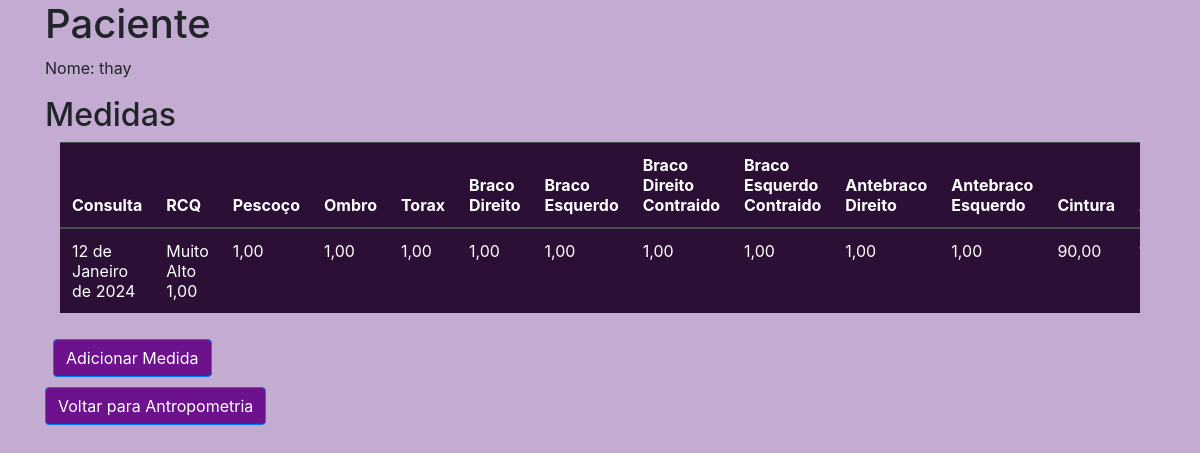
Before: /circuferencias/3 with the older database file.
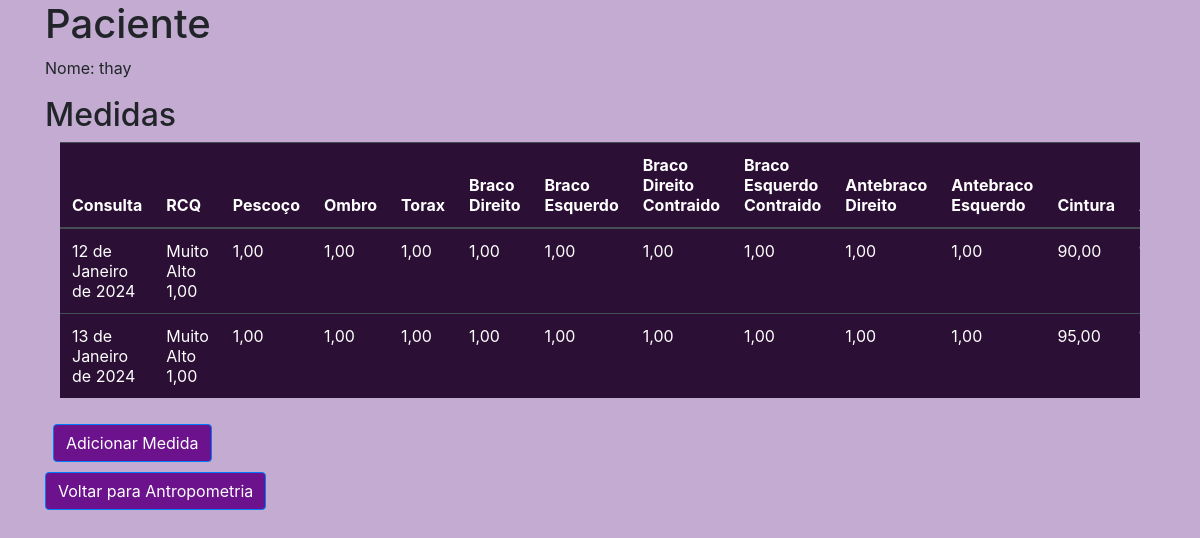
After: the same page with the newer database file.
### plano/models.py (models this page shows, shortened)
class Base(models.Model):
    criado = models.DateField('Criação', auto_now_add=True)
    modificado = models.DateField('Atualização', auto_now=True)
    ativo = models.BooleanField('Ativo?', default=True )
    class Meta:
        abstract = True

class Paciente(Base):
    nome = models.CharField('nome', max_length=100)
    telefone = models.CharField('Telefone', max_length=20)
    email = models.EmailField('E-mail')
    nascimento = models.DateField('Data de Nascimento')
    genero = models.CharField('Genero', max_length=100)

class Circuferencias(Base):
    nome = models.ForeignKey(Paciente, on_delete=models.CASCADE)
    pescoco = models.DecimalField('Pescoço', max_digits=15, decimal_places=2)
    ombro = models.DecimalField('Ombro', max_digits=15, decimal_places=2)
    torax = models.DecimalField('Torax', max_digits=15, decimal_places=2)
    bracodireito = models.DecimalField('Braçodireito', max_digits=15, decimal_places=2)
    bracoesquerdo = models.DecimalField('Braçoesquerdo', max_digits=15, decimal_places=2)
    bracodireitocontraido = models.DecimalField('Braçodireitocontraido', max_digits=15, decimal_places=2)
    bracoesquerdocontraido = models.DecimalField('Braçoesquerdocontraido', max_digits=15, decimal_places=2)
    antebracodireito = models.DecimalField('Antebraçodireito', max_digits=15, decimal_places=2)
    antebracoesquerdo = models.DecimalField('Antebraçoesquerdo', max_digits=15, decimal_places=2)
    cintura = models.DecimalField('Cintura', max_digits=15, decimal_places=2)
    abdome = models.DecimalField('Abdome', max_digits=15, decimal_places=2)
    quadril = models.DecimalField('Quadril', max_digits=15, decimal_places=2)
    coxadistaldireita = models.DecimalField('Coxadistaldireita', max_digits=15, decimal_places=2)
    coxadistalesquerda = models.DecimalField('Coxadistalesquerda ', max_digits=15, decimal_places=2)
    coxamedialdireita = models.DecimalField('Coxamedialdireita', max_digits=15, decimal_places=2)
    coxamedialesquerda = models.DecimalField('Coxamedialesquerda', max_digits=15, decimal_places=2)
    coxaproximaldireita = models.DecimalField('Coxaproximaldireita', max_digits=15, decimal_places=2)
    coxaproximalesquerda = models.DecimalField('Coxaproximalesquerda', max_digits=15, decimal_places=2)
    panturrilhadireita = models.DecimalField('Panturrilhadireita', max_digits=15, decimal_places=2)
    panturrilhaesquerda = models.DecimalField('Panturrilhaesquerda', max_digits=15, decimal_places=2)
    classificacao = models.CharField('Classificação', max_length=20)
    rcq = models.DecimalField('Rcq', max_digits=15, decimal_places=2)

### plano/views.py (the view)
# urls.py: path('circuferencias/<int:pk>', circuferencias, name='circuferencias'),
def circuferencias(request, pk):
    paciente = Paciente.objects.get(id=pk)
    circuferencias = Circuferencias.objects.filter(nome=paciente)
    context = {
        'paciente': paciente,
        'circuferencias': circuferencias
    }
    return render(request, 'circuferencias.html', context)

### plano/templates/circuferencias.html (shortened to what this page needs)
{% load static %}
<html lang="pt-br">
<head>
    <link rel="stylesheet" href="https://maxcdn.bootstrapcdn.com/bootstrap/4.5.2/css/bootstrap.min.css">
    <link rel="stylesheet" href="{% static 'css/style.css' %}">
</head>
<body>
    <div class="container">
        <h1>Paciente</h1>
        <p>Nome: {{ paciente.nome }}</p>
        <h2>Medidas</h2>
        <div class="container">
            <div class="table-responsive">
                <table class="table table-dark">
                    <thead class="flex-column">
                        <tr>
                            <th scope="col">Consulta</th>
                            <th scope="col">RCQ</th>
                            <th scope="col">Pescoço</th>
                            <th scope="col">Ombro</th>
                            <th scope="col">Torax</th>
                            <th scope="col">Braco Direito</th>
                            <th scope="col">Braco Esquerdo</th>
                            <th scope="col">Braco Direito Contraido</th>
                            <th scope="col">Braco Esquerdo Contraido</th>
                            <th scope="col">Antebraco Direito</th>
                            <th scope="col">Antebraco Esquerdo</th>
                            <th scope="col">Cintura</th>
                            <th scope="col">Abdome</th>
                        </tr>
                    </thead>
                    <tbody>
                        {% for p in circuferencias %}
                            <tr>
                                <td scope="row">{{ p.criado  }}</td>
                                <td scope="row">{{ p.classificacao }} {{p.rcq}}</td>
                                <td scope="row">{{ p.pescoco  }}</td>
                                <td scope="row">{{ p.ombro }}</a></td>
                                <td scope="row">{{ p.torax  }}</td>
                                <td scope="row">{{ p.bracodireito  }}</td>
                                <td scope="row">{{ p.bracoesquerdo }}</td>
                                <td scope="row">{{ p.bracodireitocontraido }}</td>
                                <td scope="row">{{ p.bracoesquerdocontraido }}</td>
                                <td scope="row">{{ p.antebracodireito }}</td>
                                <td scope="row">{{ p.antebracoesquerdo }}</td>
                                <td scope="row">{{ p.cintura }}</td>
                                <td scope="row">{{ p.abdome }}</td>
                            </tr>
                        {% endfor %}
                    </tbody>
                </table>
            </div>
        </div>
        <div class="d-flex">
            <button type="button" class="btn btn-primary ml-2" data-toggle="modal" data-target="#modalMedida">Adicionar Medida</button>
        </div>
        <div class="d-flex">
            <a href="{% url 'antropometria' paciente.id %}" class="btn btn-primary">Voltar para Antropometria </a>
        </div>
    </div>
    {% include 'fazercircuferencia.html' %}
</body>
</html>

### plano/templates/fazercircuferencia.html (shortened to what this page needs)
{% load static %}
<!DOCTYPE html>
<html lang="pt-br">
<head>
</head>
<body>
</body>
</html>

### plano/static/css/style.css (style rules this page uses)
body { background-color: #c3abd1 ; }
.btn { margin-top: 10px; background-color: #6c128d; color: white; }
.table { background-color: #2b0f34; }

Changed rows visible on the page:
added Circuferencias: criado "13 de Janeiro de 2024", classificacao "Muito Alto", rcq "1,00", pescoco "1,00", ombro "1,00", torax "1,00", bracodireito "1,00", bracoesquerdo "1,00", bracodireitocontraido "1,00", bracoesquerdocontraido "1,00", antebracodireito "1,00", antebracoesquerdo "1,00", cintura "95,00"
